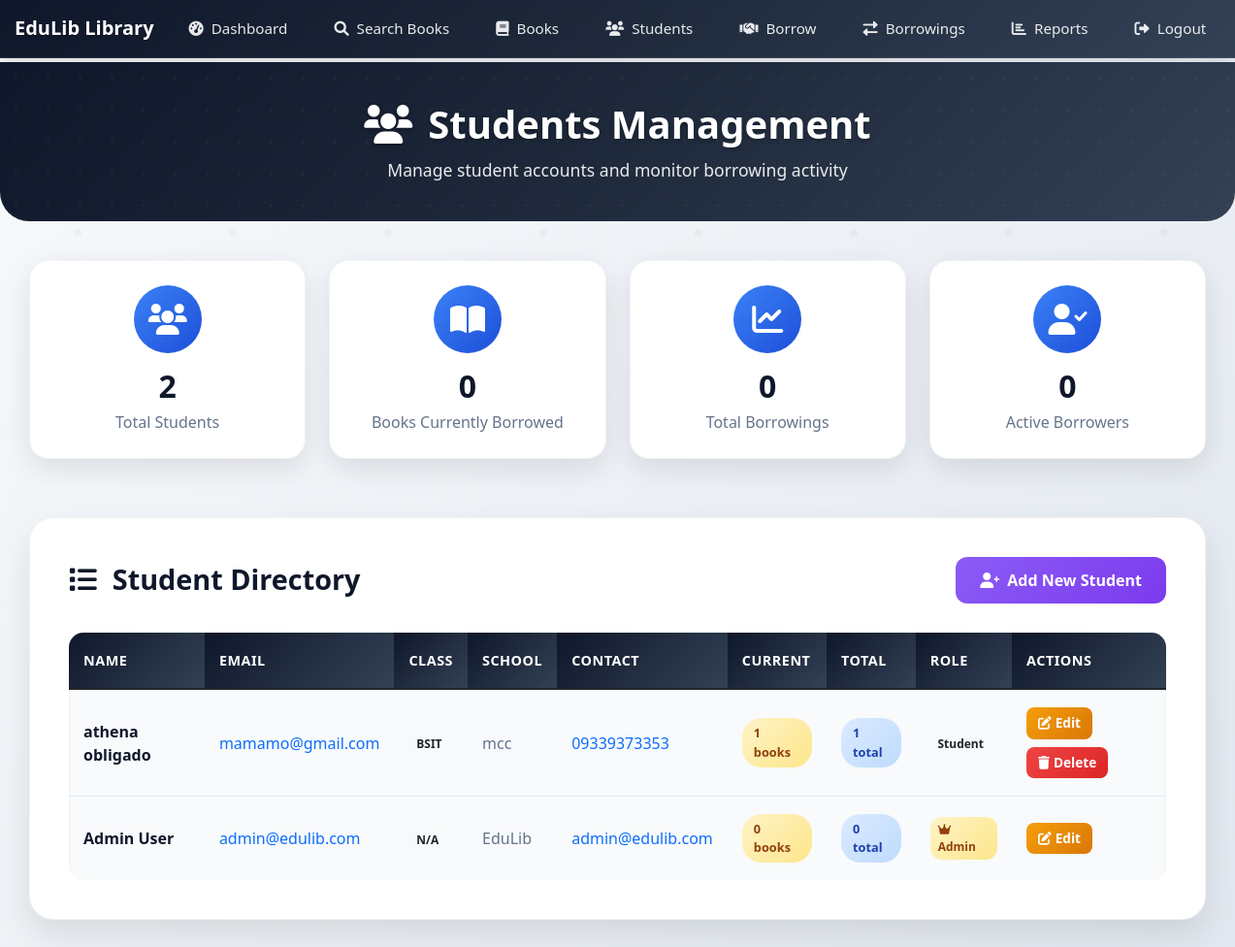
The app's page /students (signed in) with its own data.
### app/models.py (models this page shows, shortened)
class Student(UserMixin, db.Model):
    id = db.Column(db.Integer, primary_key=True)
    email = db.Column(db.String(120), unique=True, nullable=False)
    password_hash = db.Column(db.String(128))
    full_name = db.Column(db.String(100), nullable=False)
    class_name = db.Column(db.String(50), nullable=False)
    school = db.Column(db.String(100), nullable=False)
    contact = db.Column(db.String(100))
    is_admin = db.Column(db.Boolean, default=False)
    borrowings = db.relationship('Borrowing', backref='student', lazy=True)

### app/routes.py (the view)
@bp.route('/students')
@admin_required
def students():
    students = Student.query.all()
    for student in students:
        student.current_borrowed = len([b for b in student.borrowings if b.status == 'borrowed'])
        student.total_borrowed = len(student.borrowings)
    return render_template('students.html', students=students)

### app/__init__.py (called while the page is built)
@login_manager.user_loader
def load_user(user_id):
    from .models import Student
    return Student.query.get(int(user_id))

### app/routes.py (called while the page is built)
def admin_required(f):
    @wraps(f)
    def decorated_function(*args, **kwargs):
        if not current_user.is_authenticated or not current_user.is_admin:
            flash('Access denied. This is for administrators only.')
            return redirect(url_for('main.dashboard'))
        return f(*args, **kwargs)
    return decorated_function

### app/templates/students.html (shortened to what this page needs)
{% extends "base.html" %}
{% block content %}
<div class="page-header">
    <div class="container">
        <div class="row">
            <div class="col-12 text-center">
                <h1><i class="fas fa-users me-3"></i>Students Management</h1>
                <p>Manage student accounts and monitor borrowing activity</p>
            </div>
        </div>
    </div>
</div>
<div class="container">
    <div class="stats-section">
        <div class="row">
            <div class="col-lg-3 col-md-6">
                <div class="stats-card">
                    <div class="icon-wrapper">
                        <i class="fas fa-users"></i>
                    </div>
                    <h3>{{ students|length }}</h3>
                    <p>Total Students</p>
                </div>
            </div>
            <div class="col-lg-3 col-md-6">
                <div class="stats-card">
                    <div class="icon-wrapper">
                        <i class="fas fa-book-open"></i>
                    </div>
                    <h3>
                        {% set total_current = 0 %}
                        {% for student in students %}
                            {% set total_current = total_current + student.current_borrowed %}
                        {% endfor %}
                        {{ total_current }}
                    </h3>
                    <p>Books Currently Borrowed</p>
                </div>
            </div>
            <div class="col-lg-3 col-md-6">
                <div class="stats-card">
                    <div class="icon-wrapper">
                        <i class="fas fa-chart-line"></i>
                    </div>
                    <h3>
                        {% set total_all = 0 %}
                        {% for student in students %}
                            {% set total_all = total_all + student.total_borrowed %}
                        {% endfor %}
                        {{ total_all }}
                    </h3>
                    <p>Total Borrowings</p>
                </div>
            </div>
            <div class="col-lg-3 col-md-6">
                <div class="stats-card">
                    <div class="icon-wrapper">
                        <i class="fas fa-user-check"></i>
                    </div>
                    <h3>
                        {% set active_students = 0 %}
                        {% for student in students %}
                            {% if student.total_borrowed > 0 %}
                                {% set active_students = active_students + 1 %}
                            {% endif %}
                        {% endfor %}
                        {{ active_students }}
                    </h3>
                    <p>Active Borrowers</p>
                </div>
            </div>
        </div>
    </div>
    <div class="content-section">
        <div class="section-header">
            <h3><i class="fas fa-list me-3"></i>Student Directory</h3>
            <a href="{{ url_for('main.add_student') }}" class="btn-add-student">
                <i class="fas fa-user-plus"></i>
                Add New Student
            </a>
        </div>
        {% if students %}
        <div class="students-table-container">
            <div class="table-responsive">
                <table class="table students-table">
                    <thead>
                        <tr>
                            <th>Name</th>
                            <th>Email</th>
                            <th>Class</th>
                            <th>School</th>
                            <th>Contact</th>
                            <th>Current</th>
                            <th>Total</th>
                            <th>Role</th>
                            <th>Actions</th>
                        </tr>
                    </thead>
                    <tbody>
                        {% for student in students %}
                        <tr>
                            <td>
                                <div class="student-name-cell">{{ student.full_name }}</div>
                            </td>
                            <td>
                                <a href="mailto:{{ student.email }}" class="text-decoration-none">
                                    {{ student.email }}
                                </a>
                            </td>
                            <td>
                                <span class="badge bg-light text-dark">{{ student.class_name }}</span>
                            </td>
                            <td>{{ student.school }}</td>
                            <td>
                                {% if student.contact %}
                                    <a href="tel:{{ student.contact }}" class="text-decoration-none">
                                        {{ student.contact }}
                                    </a>
                                {% else %}
                                    <span class="text-muted">-</span>
                                {% endif %}
                            </td>
                            <td>
                                <span class="borrowing-badge borrowing-current">
                                    {{ student.current_borrowed }} books
                                </span>
                            </td>
                            <td>
                                <span class="borrowing-badge borrowing-total">
                                    {{ student.total_borrowed }} total
                                </span>
                            </td>
                            <td>
                                {% if student.is_admin %}
                                    <span class="admin-badge">
                                        <i class="fas fa-crown me-1"></i>Admin
                                    </span>
                                {% else %}
                                    <span class="badge bg-light text-dark">Student</span>
                                {% endif %}
                            </td>
                            <td>
                                <div class="action-buttons">
                                    <a href="{{ url_for('main.edit_student', id=student.id) }}" class="btn-edit">
                                        <i class="fas fa-edit me-1"></i>Edit
                                    </a>
                                    {% if not student.is_admin %}
                                    <a href="{{ url_for('main.delete_student', id=student.id) }}" class="btn-delete"
                                       onclick="return confirm('Are you sure you want to delete this student? This action cannot be undone.')">
                                        <i class="fas fa-trash me-1"></i>Delete
                                    </a>
                                    {% endif %}
                                </div>
                            </td>
                        </tr>
                        {% endfor %}
                    </tbody>
                </table>
            </div>
        </div>
        {% endif %}
    </div>
</div>
{% endblock %}

### app/templates/base.html (style rules this page uses)
body { font-family: 'Segoe UI', Tahoma, Geneva, Verdana, sans-serif; background: linear-gradient(135deg, #f8fafc 0%, #e2e8f0 100%); min-height: 100vh; position: relative; }
body::before { content: ''; position: fixed; top: 0; left: 0; width: 100%; height: 100%; pointer-events: none; z-index: -1; }
.container { max-width: 100%; padding-left: 15px; padding-right: 15px; }

### app/templates/students.html (style rules this page uses)
.page-header { background: linear-gradient(135deg, #0f172a 0%, #1e293b 50%, #334155 100%); color: white; padding: 40px 0; margin: -20px -15px 40px -15px; border-radius: 0 0 30px 30px; position: relative; overflow: hidden; }
.page-header::before { content: ''; position: absolute; top: 0; left: 0; right: 0; bottom: 0; pointer-events: none; }
.page-header h1 { font-size: 2.5rem; font-weight: 700; margin-bottom: 10px; text-shadow: 0 2px 4px rgba(0,0,0,0.3); }
.page-header p { font-size: 1.1rem; opacity: 0.9; margin-bottom: 0; }
.stats-section { margin-bottom: 40px; }
.stats-card { background: white; border-radius: 20px; padding: 25px; text-align: center; box-shadow: 0 10px 30px rgba(0,0,0,0.1); border: 1px solid rgba(0,0,0,0.05); transition: all 0.3s ease; margin-bottom: 20px; }
.stats-card .icon-wrapper { width: 70px; height: 70px; border-radius: 50%; display: flex; align-items: center; justify-content: center; margin: 0 auto 15px; font-size: 2rem; }
.stats-card:nth-child(1) .icon-wrapper { background: linear-gradient(135deg, #3b82f6, #1d4ed8); color: white; }
.stats-card h3 { font-size: 2rem; font-weight: 700; color: #0f172a; margin-bottom: 5px; }
.stats-card p { color: #64748b; font-weight: 500; margin-bottom: 0; }
.content-section { background: white; border-radius: 25px; padding: 40px; box-shadow: 0 15px 35px rgba(0,0,0,0.1); border: 1px solid rgba(0,0,0,0.05); margin-bottom: 40px; }
.section-header { display: flex; justify-content: space-between; align-items: center; margin-bottom: 30px; flex-wrap: wrap; gap: 20px; }
.section-header h3 { color: #0f172a; font-weight: 700; font-size: 1.8rem; margin-bottom: 0; }
.btn-add-student { background: linear-gradient(135deg, #8b5cf6, #7c3aed); border: none; color: white; padding: 12px 25px; border-radius: 12px; font-weight: 600; text-decoration: none; transition: all 0.3s ease; display: inline-flex; align-items: center; gap: 8px; }
.students-table-container { background: #f8fafc; border-radius: 15px; overflow: hidden; box-shadow: inset 0 2px 4px rgba(0,0,0,0.05); }
.students-table { margin-bottom: 0; background: transparent; }
.students-table thead th { background: linear-gradient(135deg, #0f172a, #334155); color: white; border: none; padding: 18px 15px; font-weight: 600; font-size: 0.9rem; text-transform: uppercase; letter-spacing: 0.5px; }
.students-table tbody td { padding: 18px 15px; border-bottom: 1px solid #e2e8f0; color: #64748b; font-weight: 500; vertical-align: middle; }
.students-table tbody tr:last-child td { border-bottom: none; }
.student-name-cell { color: #0f172a; font-weight: 600; max-width: 200px; }
.admin-badge { background: linear-gradient(135deg, #fef3c7, #fde68a); color: #92400e; padding: 4px 8px; border-radius: 12px; font-size: 0.75rem; font-weight: 600; display: inline-block; }
.borrowing-badge { padding: 6px 12px; border-radius: 20px; font-size: 0.8rem; font-weight: 600; display: inline-block; }
.borrowing-current { background: linear-gradient(135deg, #fef3c7, #fde68a); color: #92400e; }
.borrowing-total { background: linear-gradient(135deg, #dbeafe, #bfdbfe); color: #1e40af; }
.action-buttons { display: flex; gap: 8px; flex-wrap: wrap; }
.btn-edit { background: linear-gradient(135deg, #f59e0b, #d97706); border: none; color: white; padding: 6px 12px; border-radius: 8px; font-size: 0.85rem; font-weight: 600; text-decoration: none; transition: all 0.3s ease; }
.btn-delete { background: linear-gradient(135deg, #ef4444, #dc2626); border: none; color: white; padding: 6px 12px; border-radius: 8px; font-size: 0.85rem; font-weight: 600; text-decoration: none; transition: all 0.3s ease; }

### records on screen
Student: full_name "athena obligado", email "mamamo@gmail.com", class_name "BSIT", school "mcc", contact "09339373353", current_borrowed "1", total_borrowed "1", is_admin "Student"
Student: full_name "Admin User", email "admin@edulib.com", class_name "N/A", school "EduLib", contact "admin@edulib.com", current_borrowed "0", total_borrowed "0", is_admin True (drawn)

### other values on screen
{{ students|length }} "2"
{{ total_current }} "0"
{{ total_all }} "0"
{{ active_students }} "0"
